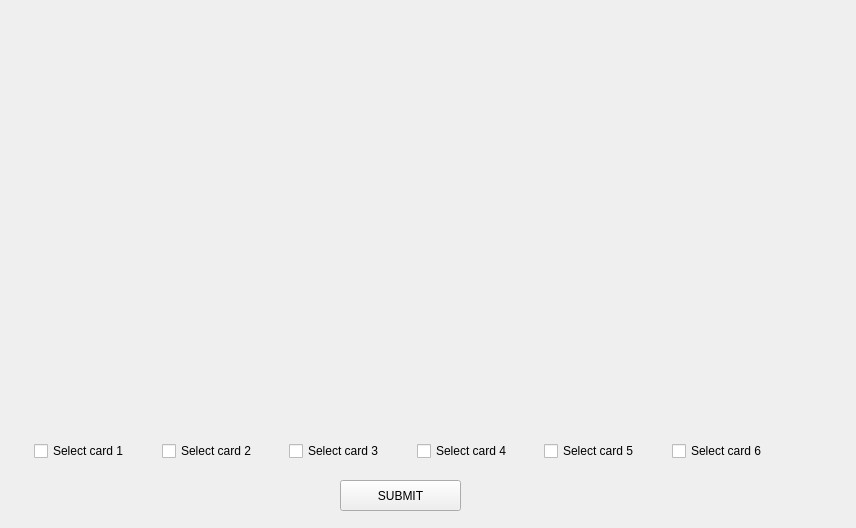
<?xml version="1.0" encoding="UTF-8"?>
<ui version="4.0">
 <class>GameGui</class>
 <widget class="QWidget" name="GameGui">
  <property name="geometry">
   <rect>
    <x>0</x>
    <y>0</y>
    <width>856</width>
    <height>528</height>
   </rect>
  </property>
  <property name="windowTitle">
   <string>GameGui</string>
  </property>
  <widget class="QWidget" name="question_card" native="true">
   <property name="geometry">
    <rect>
     <x>340</x>
     <y>40</y>
     <width>131</width>
     <height>161</height>
    </rect>
   </property>
   <widget class="QLabel" name="label_pic_black">
    <property name="geometry">
     <rect>
      <x>0</x>
      <y>0</y>
      <width>131</width>
      <height>161</height>
     </rect>
    </property>
    <property name="text">
     <string/>
    </property>
   </widget>
  </widget>
  <widget class="QPushButton" name="pushButton">
   <property name="geometry">
    <rect>
     <x>340</x>
     <y>480</y>
     <width>121</width>
     <height>31</height>
    </rect>
   </property>
   <property name="text">
    <string>SUBMIT</string>
   </property>
  </widget>
  <widget class="QWidget" name="layoutWidget">
   <property name="geometry">
    <rect>
     <x>10</x>
     <y>260</y>
     <width>781</width>
     <height>161</height>
    </rect>
   </property>
   <layout class="QGridLayout" name="gridLayout">
    <item row="0" column="4">
     <widget class="QWidget" name="card_5" native="true">
      <widget class="QLabel" name="label_pic_5">
       <property name="geometry">
        <rect>
         <x>0</x>
         <y>0</y>
         <width>121</width>
         <height>160</height>
        </rect>
       </property>
       <property name="text">
        <string/>
       </property>
      </widget>
     </widget>
    </item>
    <item row="0" column="1">
     <widget class="QWidget" name="card_2" native="true">
      <widget class="QLabel" name="label_pic_2">
       <property name="geometry">
        <rect>
         <x>0</x>
         <y>0</y>
         <width>121</width>
         <height>160</height>
        </rect>
       </property>
       <property name="text">
        <string/>
       </property>
      </widget>
     </widget>
    </item>
    <item row="0" column="2">
     <widget class="QWidget" name="card_3" native="true">
      <widget class="QLabel" name="label_pic_3">
       <property name="geometry">
        <rect>
         <x>0</x>
         <y>0</y>
         <width>121</width>
         <height>160</height>
        </rect>
       </property>
       <property name="text">
        <string/>
       </property>
      </widget>
      <zorder>label_pic_3</zorder>
      <zorder>card_4</zorder>
     </widget>
    </item>
    <item row="0" column="0">
     <widget class="QWidget" name="card_1" native="true">
      <widget class="QLabel" name="label_pic_1">
       <property name="geometry">
        <rect>
         <x>0</x>
         <y>0</y>
         <width>121</width>
         <height>160</height>
        </rect>
       </property>
       <property name="text">
        <string/>
       </property>
      </widget>
     </widget>
    </item>
    <item row="0" column="5">
     <widget class="QWidget" name="card_6" native="true">
      <widget class="QLabel" name="label_pic_6">
       <property name="geometry">
        <rect>
         <x>0</x>
         <y>0</y>
         <width>121</width>
         <height>160</height>
        </rect>
       </property>
       <property name="text">
        <string/>
       </property>
      </widget>
     </widget>
    </item>
    <item row="0" column="3">
     <widget class="QWidget" name="card_4" native="true">
      <widget class="QLabel" name="label_pic_4">
       <property name="geometry">
        <rect>
         <x>0</x>
         <y>0</y>
         <width>121</width>
         <height>160</height>
        </rect>
       </property>
       <property name="text">
        <string/>
       </property>
      </widget>
     </widget>
    </item>
   </layout>
  </widget>
  <widget class="QWidget" name="layoutWidget">
   <property name="geometry">
    <rect>
     <x>10</x>
     <y>430</y>
     <width>781</width>
     <height>42</height>
    </rect>
   </property>
   <layout class="QGridLayout" name="gridLayout_2">
    <item row="0" column="3" alignment="Qt::AlignHCenter">
     <widget class="QCheckBox" name="checkBox_4">
      <property name="text">
       <string>Select card 4</string>
      </property>
     </widget>
    </item>
    <item row="0" column="0" alignment="Qt::AlignHCenter">
     <widget class="QCheckBox" name="checkBox">
      <property name="text">
       <string>Select card 1</string>
      </property>
     </widget>
    </item>
    <item row="0" column="1" alignment="Qt::AlignHCenter">
     <widget class="QCheckBox" name="checkBox_2">
      <property name="text">
       <string>Select card 2</string>
      </property>
     </widget>
    </item>
    <item row="0" column="2" alignment="Qt::AlignHCenter">
     <widget class="QCheckBox" name="checkBox_3">
      <property name="text">
       <string>Select card 3</string>
      </property>
     </widget>
    </item>
    <item row="0" column="4" alignment="Qt::AlignHCenter">
     <widget class="QCheckBox" name="checkBox_5">
      <property name="text">
       <string>Select card 5</string>
      </property>
     </widget>
    </item>
    <item row="0" column="5" alignment="Qt::AlignHCenter">
     <widget class="QCheckBox" name="checkBox_7">
      <property name="text">
       <string>Select card 6</string>
      </property>
     </widget>
    </item>
   </layout>
  </widget>
 </widget>
 <layoutdefault spacing="6" margin="11"/>
 <resources/>
 <connections/>
</ui>
